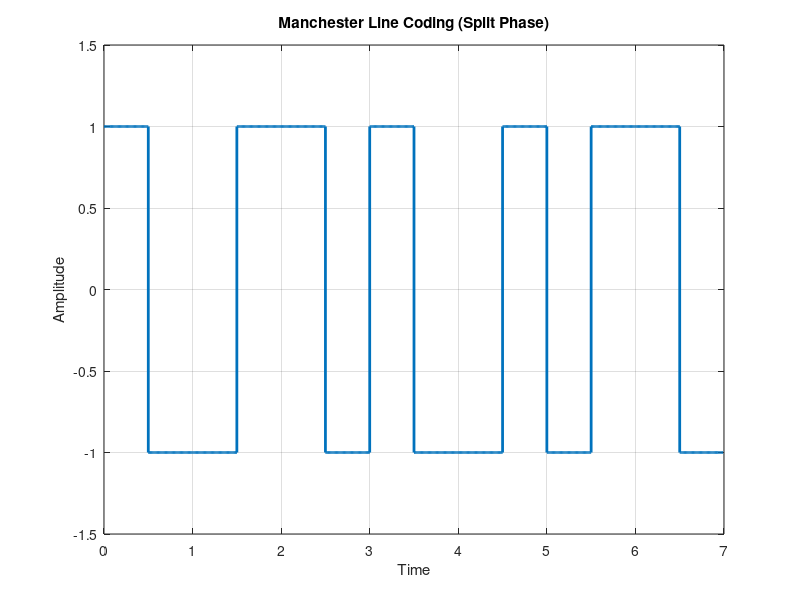

Here is the MATLAB script that generated this plot:
clc;
clear;

% Input binary data
data = [1 0 1 1 0 0 1];

% Parameters
bit_duration = 1;                  % Bit duration in seconds
samples_per_bit = 100;            % Samples per bit
Fs = samples_per_bit / bit_duration;  % Sampling frequency

% Time vector
t = 0 : 1/Fs : bit_duration * length(data) - 1/Fs;

% Initialize signal
manchester = zeros(1, length(t));

% Generate Manchester Code
for i = 1:length(data)
    start_idx = (i-1)*samples_per_bit + 1;
    mid_idx = start_idx + floor(samples_per_bit/2) - 1;
    end_idx = i*samples_per_bit;

    if data(i) == 1
        % 1 = High-to-Low
        manchester(start_idx:mid_idx) = 1;
        manchester(mid_idx+1:end_idx) = -1;
    else
        % 0 = Low-to-High
        manchester(start_idx:mid_idx) = -1;
        manchester(mid_idx+1:end_idx) = 1;
    end
end

% Plotting the waveform
figure;
stairs(t, manchester, 'LineWidth', 2);
xlabel('Time');
ylabel('Amplitude');
title('Manchester Line Coding (Split Phase)');
axis([0 length(data) -1.5 1.5]);
grid on;
